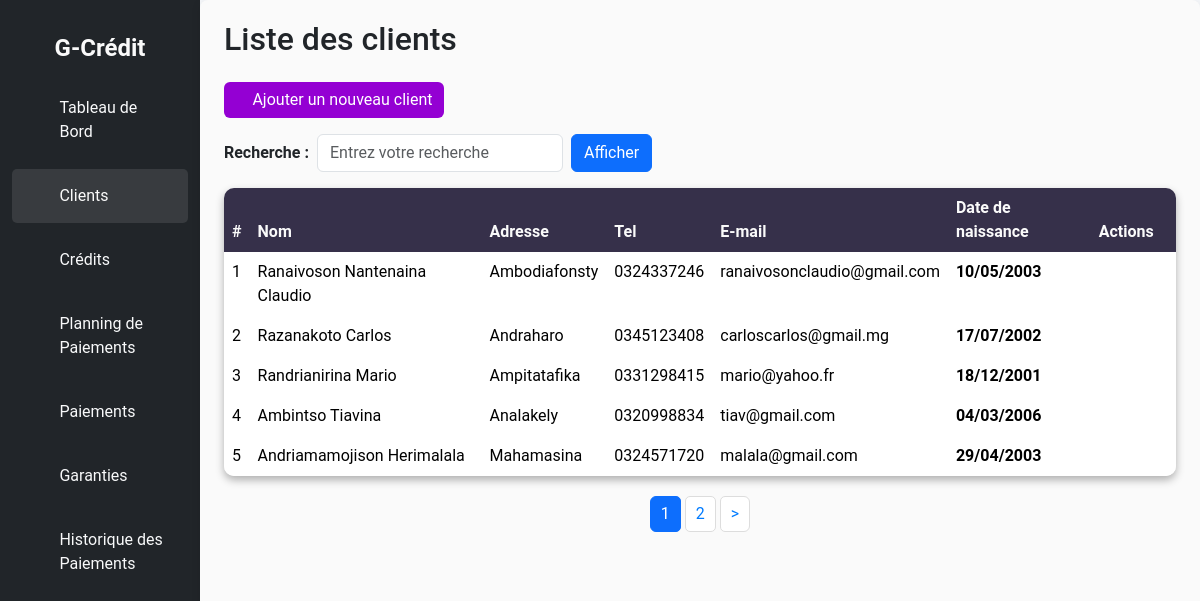
/clients/, run on the app's committed database.
### credit/models.py (models this page shows, shortened)
class Client(models.Model):
    id = models.AutoField(primary_key=True)
    nom = models.CharField(max_length=100)
    prenom = models.CharField(max_length=100)
    adresse = models.CharField(max_length=255)
    telephone = models.CharField(max_length=15)
    email = models.EmailField(unique=True)
    date_naissance = models.DateField()

### credit/views.py (the view)
# urls.py: path('clients/', views.ClientList.as_view(), name='client-list'),
class ClientList(ListView):
    template_name = 'Clients/clients.html'
    model = Client
    context_object_name = "lesclients"
    paginate_by = 5
    def get_context_data(self, **kwargs):
        context = super().get_context_data(**kwargs)
        recherche = self.request.GET.get("query", "")
        if recherche:
            clients = Client.objects.filter(
                Q(id__icontains=recherche) |
                Q(nom__icontains=recherche) |
                Q(prenom__icontains=recherche)
                )
        else:
            clients = Client.objects.all()
        paginator = Paginator(clients, self.paginate_by)
        page_number = self.request.GET.get('page')
        page_obj = paginator.get_page(page_number)
        context['lesclients'] = page_obj
        context['query'] = recherche
        return context
    def get_queryset(self):
        recherche = self.request.GET.get("query", "")
        if recherche:
            return Client.objects.filter(
                Q(id__icontains=recherche) |
                Q(nom__icontains=recherche) |
                Q(prenom__icontains=recherche))
        else:
            return Client.objects.all()

### templates/Clients/clients.html (shortened to what this page needs)
<!DOCTYPE html>
<html lang="fr">
<head>
    {% load static %}
    <link rel="stylesheet" href="{% static 'bootstrap/css/bootstrap.css' %}">
    <link rel="stylesheet" href="{% static 'credit/css/style.css' %}">
    <link rel="stylesheet" href="{% static 'bootstrap-icons-1.11.3/font/bootstrap-icons.css' %}">
    <link rel="stylesheet" href="{% static 'sweetalert/sweetalert2.min.css' %}">
</head>
<body>
    <div class="container-fluid">
        <div class="row">
            <nav class="col-md-3 col-lg-2 d-none d-md-block bg-dark sidebar">
                <div class="logo-details">
                    <span class="logo_name">G-Crédit</span>
                </div>
                <ul class="nav-links">
                    <li>
                        <a href="{% url 'home' %}">
                            <i class="bi bi-grid"></i>
                            <span>Tableau de Bord</span>
                        </a>
                    </li>
                    <li>
                        <a href="{% url 'client-list' %}" class="active">
                            <i class="bi bi-person"></i>
                            <span>Clients</span>
                        </a>
                    </li>
                    <li>
                        <a href="{% url 'credit-list' %}">
                            <i class="bi bi-calendar"></i>
                            <span>Crédits</span>
                        </a>
                    </li>
                    <li>
                        <a href="{% url 'planning-paiement-list' %}">
                            <i class="bi bi-file-earmark-text"></i>
                            <span>Planning de Paiements</span>
                        </a>
                    </li>
                    <li>
                        <a href="{% url 'paiement-list' %}">
                            <i class="bi bi-cash-coin"></i>
                            <span>Paiements</span>
                        </a>
                    </li>
                    <li>
                        <a href="{% url 'garantie-list' %}">
                            <i class="bi bi-shield-lock"></i>
                            <span>Garanties</span>
                        </a>
                    </li>
                    <li>
                        <a href="{% url 'historique-list' %}">
                            <i class="bi bi-journal-text"></i>
                            <span>Historique des Paiements</span>
                        </a>
                    </li>
                </ul>
            </nav>
            <main class="col-md-9 ms-sm-auto col-lg-10 px-md-4" id="main-content">
                <h2 class="mb-4">Liste des clients</h2>
                <div class="d-flex justify-content-between align-items-center mb-3">
                    <a href="{% url 'client-add' %}" class="btn btn-primary" id="btn-add">
                        <i class="bi bi-plus-circle"></i> Ajouter un nouveau client
                    </a>
                </div>
                <div class="mb-3">
                    <form method="GET" action="" class="row g-2 align-items-center">
                        <div class="col-auto">
                            <label for="query" class="form-label fw-bold mb-0">Recherche :</label>
                        </div>
                        <div class="col-auto">
                            <input type="text" id="query" name="query" value="{{ request.GET.query|default:'' }}"
                                class="form-control" style="max-width: 300px;" placeholder="Entrez votre recherche">
                        </div>
                        <div class="col-auto">
                            <button type="submit" class="btn btn-primary">Afficher</button>
                        </div>
                    </form>
                </div>
                <table class="table table-bordered table-hover table-rounded">
                    <thead class="table-dark">
                        <tr>
                            <th>#</th>
                            <th>Nom</th>
                            <th>Adresse</th>
                            <th>Tel</th>
                            <th>E-mail</th>
                            <th>Date de naissance</th>
                            <th colspan="3">Actions</th>
                        </tr>
                    </thead>
                    <tbody>
                        {% for client in lesclients %}
                        <tr>
                            <td>{{ client.id }}</td>
                            <td>{{ client.nom }} {{ client.prenom }}</td>
                            <td>{{ client.adresse }}</td>
                            <td>{{ client.telephone }}</td>
                            <td>{{ client.email }}</td>
                            <th>{{ client.date_naissance|date:"d/m/Y" }}</th>
                            <td>
                                <a href="{% url 'client-detail' id=client.id %}" class="text-info">
                                    <i class="bi bi-eye"></i>
                                </a>
                            </td>
                            <td>
                                <a href="{% url 'client-update' id=client.id %}" class="text-warning">
                                    <i class="bi bi-pen"></i>
                                </a>
                            </td>
                            <td>
                                <a href="javascript:void(0);" class="text-danger"
                                    onclick="confirmDelete('{{ client.id }}');">
                                    <i class="bi bi-trash"></i>
                                </a>
                            </td>
                        </tr>
                        {% empty %}
                        <tr>
                            <td colspan="7" class="text-center">Aucun résultat trouvé.</td>
                        </tr>
                        {% endfor %}
                    </tbody>
                </table>
                <ul class="pagination">
                    {% for page_num in lesclients.paginator.page_range %}
                    <li class="page-item {% if page_num == lesclients.number %}active{% endif %}">
                        <a class="page-link" href="?page={{ page_num }}&query={{ request.GET.query }}">{{ page_num }}</a>
                    </li>
                    {% endfor %}
                    {% if lesclients.has_next %}
                    <li class="page-item">
                        <a class="page-link" href="?page={{ lesclients.next_page_number }}&query={{ request.GET.query }}"> &gt; </a>
                    </li>
                    {% endif %}
                </ul>
            </main>
        </div>
    </div>
</body>
</html>

### statics/credit/css/style.css (style rules this page uses)
* { margin: 0; padding: 0; box-sizing: border-box; transition: all 500ms ease; }
#btn-add { background-color: darkviolet; border: darkviolet; transition: background-color 0.3s, border-color 0.3s; }
body { font-family: 'Roboto', sans-serif; background-color: #f5f7fa; }
.sidebar { padding-top: 20px; background-color: #343a40; color: white; height: 100vh; }
.logo-details { display: flex; justify-content: center; padding: 10px; }
.logo_name { font-size: 1.5rem; font-weight: bold; color: #fafafa; }
.nav-links { list-style: none; padding: 0; }
.nav-links li { width: 100%; padding: 5px 0; }
.nav-links a { display: flex; align-items: center; padding: 15px; color: #f8f9fa; text-decoration: none; transition: background 0.3s, color 0.3s; }
.nav-links a i { margin-right: 20px; }
.nav-links a:hover, .nav-links a.active { background-color: rgba(255, 255, 255, 0.1); color: #fafafa; border-radius: 5px; }
#main-content { padding: 20px; background-color: #fafafa; border-radius: 8px; box-shadow: 0 2px 10px rgba(0, 0, 0, 0.1); }
.table-rounded { border-collapse: separate; border-spacing: 0; box-shadow: 0 4px 8px rgba(0, 0, 0, 0.3); border-radius: 10px; overflow: hidden; }
.table-rounded th, .table-rounded td { border: none; }
.table-rounded thead th { background-color: #36304A; color: #fafafa; }
.pagination { margin-top: 20px; display: flex; justify-content: center; align-items: center; gap: 5px; }
.pagination a { padding: 5px 10px; text-decoration: none; color: #007bff; border: 1px solid #ddd; border-radius: 5px; transition: background-color 0.3s, color 0.3s; }

### data on the page
Client: id "1", nom "Ranaivoson", prenom "Nantenaina Claudio", adresse "Ambodiafonsty", telephone "0324337246", email "ranaivosonclaudio@gmail.com", date_naissance "10/05/2003"
Client: id "2", nom "Razanakoto", prenom "Carlos", adresse "Andraharo", telephone "0345123408", email "carloscarlos@gmail.mg", date_naissance "17/07/2002"
Client: id "3", nom "Randrianirina", prenom "Mario", adresse "Ampitatafika", telephone "0331298415", email "mario@yahoo.fr", date_naissance "18/12/2001"
Client: id "4", nom "Ambintso", prenom "Tiavina", adresse "Analakely", telephone "0320998834", email "tiav@gmail.com", date_naissance "04/03/2006"
Client: id "5", nom "Andriamamojison", prenom "Herimalala", adresse "Mahamasina", telephone "0324571720", email "malala@gmail.com", date_naissance "29/04/2003"

### other printed values
{{ page_num }} "1" "2"
